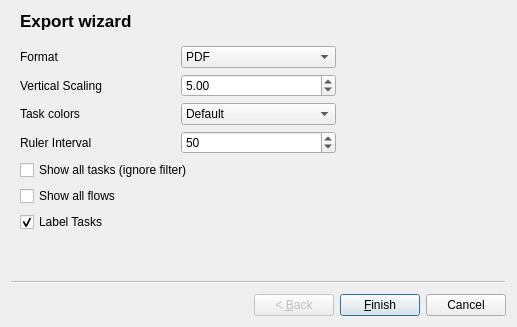
<?xml version="1.0" encoding="UTF-8"?>
<ui version="4.0">
 <class>ExportWizard</class>
 <widget class="QWizard" name="ExportWizard">
  <property name="geometry">
   <rect>
    <x>0</x>
    <y>0</y>
    <width>517</width>
    <height>327</height>
   </rect>
  </property>
  <property name="windowTitle">
   <string>Wizard</string>
  </property>
  <widget class="QWizardPage" name="wizardPage1">
   <property name="title">
    <string>Export wizard</string>
   </property>
   <layout class="QGridLayout" name="gridLayout">
    <item row="0" column="0">
     <widget class="QLabel" name="label">
      <property name="text">
       <string>Format</string>
      </property>
     </widget>
    </item>
    <item row="2" column="0">
     <widget class="QLabel" name="label_3">
      <property name="text">
       <string>Task colors</string>
      </property>
     </widget>
    </item>
    <item row="5" column="0" colspan="3">
     <widget class="QCheckBox" name="allflows">
      <property name="text">
       <string>Show all flows</string>
      </property>
     </widget>
    </item>
    <item row="1" column="1">
     <widget class="QDoubleSpinBox" name="vscale">
      <property name="singleStep">
       <double>1.000000000000000</double>
      </property>
      <property name="value">
       <double>5.000000000000000</double>
      </property>
     </widget>
    </item>
    <item row="6" column="0" colspan="2">
     <widget class="QCheckBox" name="labels">
      <property name="text">
       <string>Label Tasks</string>
      </property>
      <property name="checked">
       <bool>true</bool>
      </property>
     </widget>
    </item>
    <item row="2" column="1">
     <widget class="QComboBox" name="color">
      <item>
       <property name="text">
        <string>Default</string>
       </property>
      </item>
      <item>
       <property name="text">
        <string>By Task</string>
       </property>
      </item>
      <item>
       <property name="text">
        <string>By Unit</string>
       </property>
      </item>
      <item>
       <property name="text">
        <string>By Amount</string>
       </property>
      </item>
     </widget>
    </item>
    <item row="0" column="1">
     <widget class="QComboBox" name="format">
      <property name="minimumSize">
       <size>
        <width>30</width>
        <height>0</height>
       </size>
      </property>
      <item>
       <property name="text">
        <string>PDF</string>
       </property>
      </item>
      <item>
       <property name="text">
        <string>PNG</string>
       </property>
      </item>
     </widget>
    </item>
    <item row="1" column="0">
     <widget class="QLabel" name="label_2">
      <property name="text">
       <string>Vertical Scaling</string>
      </property>
     </widget>
    </item>
    <item row="4" column="0" colspan="3">
     <widget class="QCheckBox" name="filter">
      <property name="text">
       <string>Show all tasks (ignore filter)</string>
      </property>
      <property name="checked">
       <bool>false</bool>
      </property>
     </widget>
    </item>
    <item row="3" column="0">
     <widget class="QLabel" name="label_4">
      <property name="text">
       <string>Ruler Interval</string>
      </property>
     </widget>
    </item>
    <item row="3" column="1">
     <widget class="QSpinBox" name="interval">
      <property name="maximumSize">
       <size>
        <width>16777215</width>
        <height>16777215</height>
       </size>
      </property>
      <property name="minimum">
       <number>10</number>
      </property>
      <property name="maximum">
       <number>16777215</number>
      </property>
      <property name="value">
       <number>50</number>
      </property>
     </widget>
    </item>
   </layout>
  </widget>
 </widget>
 <resources/>
 <connections/>
</ui>
